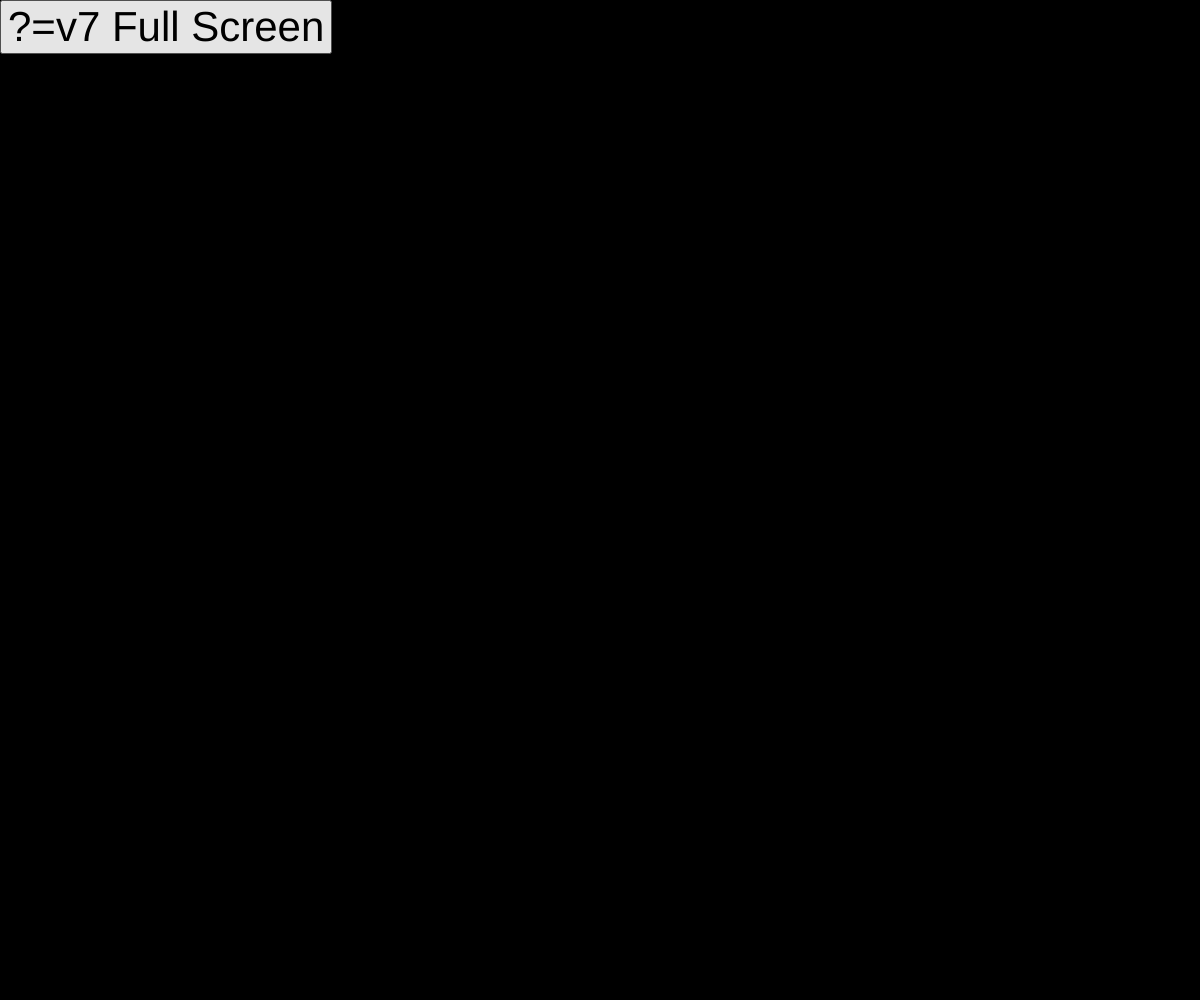
Frame 1 (no input)
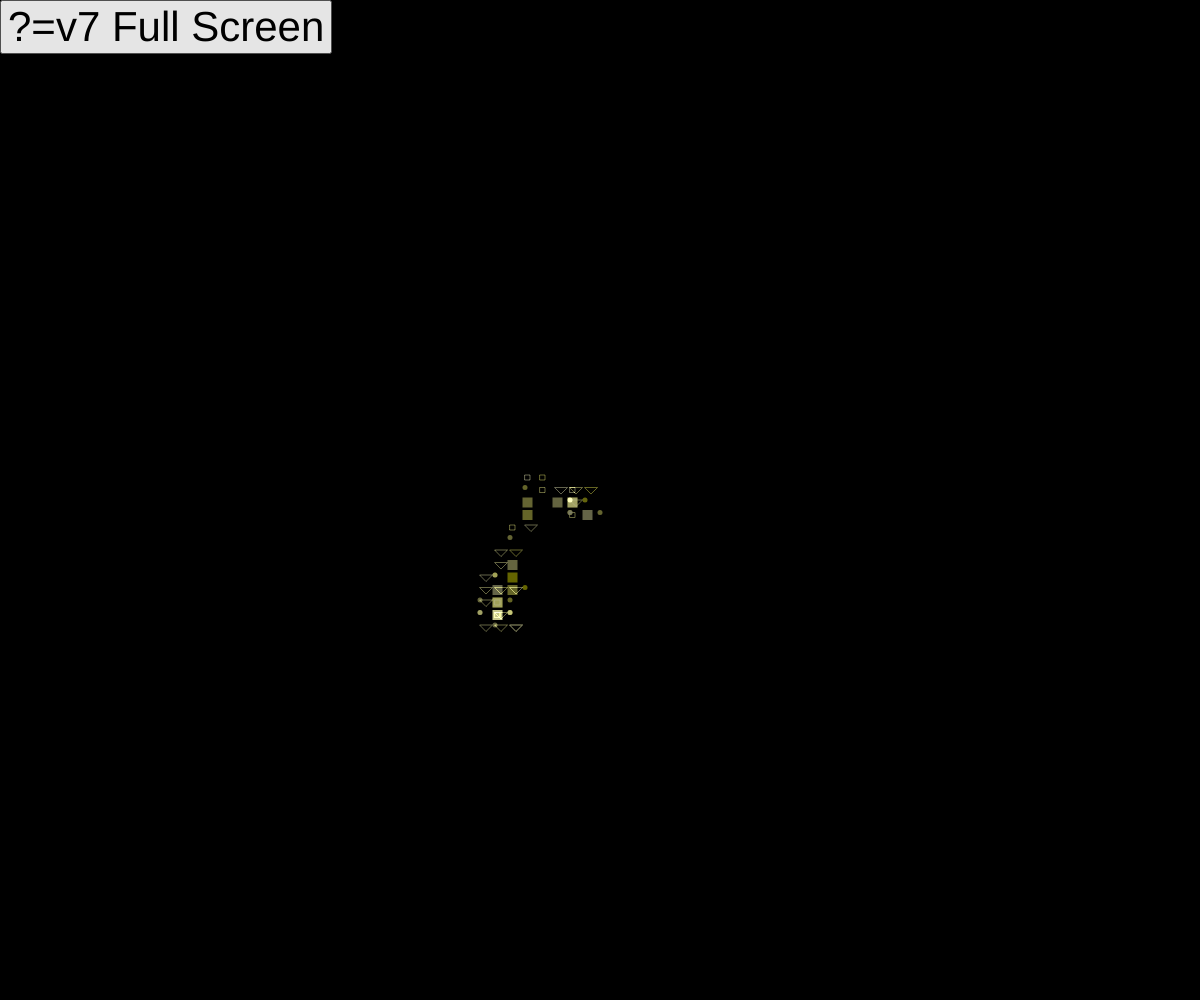
Frame 60 (no input)
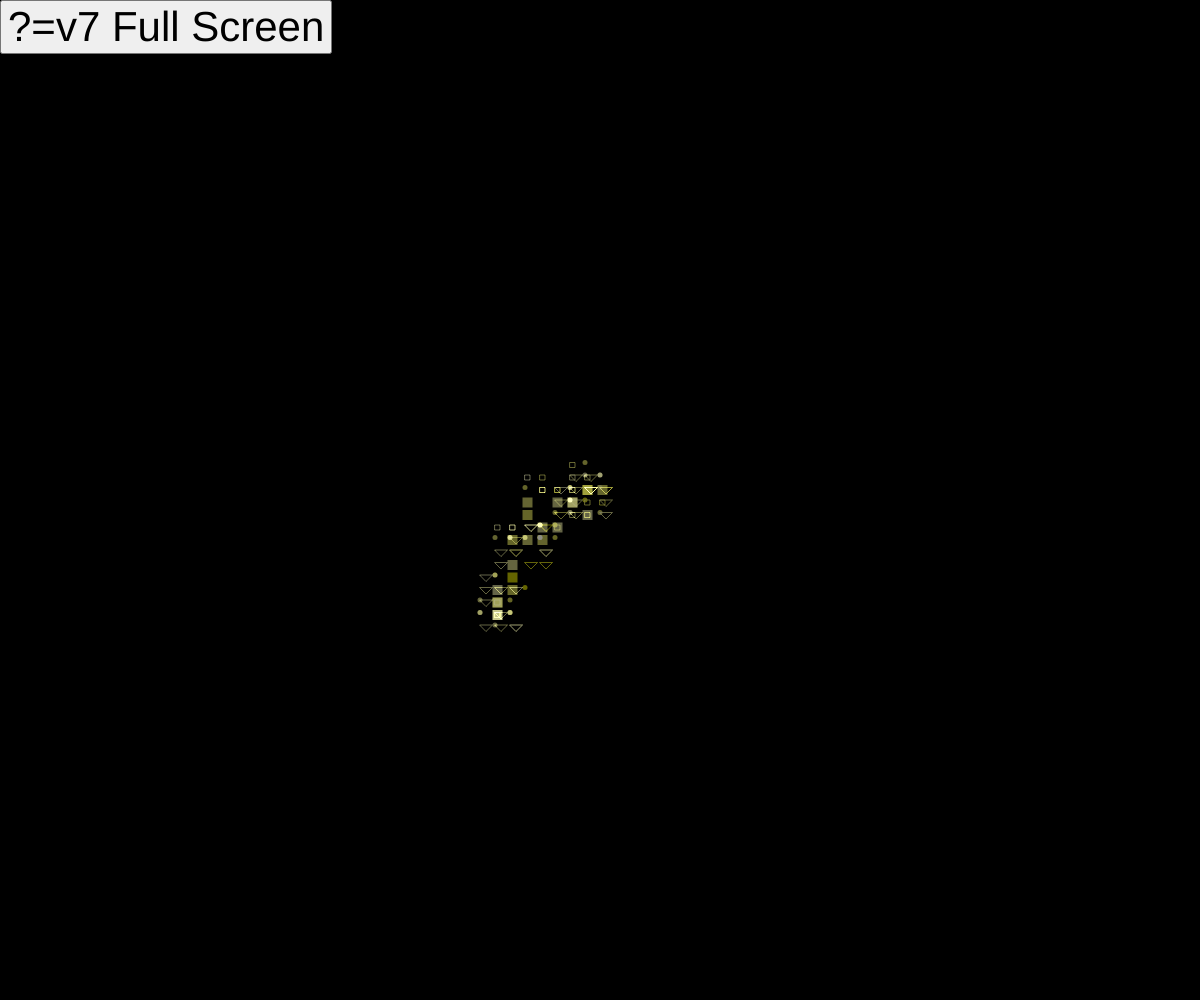
Frame 120 (the mouse pressed at the canvas centre since frame 60)

The p5.js sketch that drew these frames (run headless with seeded random() and noise() and a simulated clock; from frame 60 on, the mouse is pressed at the canvas centre):

// p5.js sketch
// ── sketch.js
// Prisha's Comments and Edits
// Added colors and more randomness with types of shapes using switch case

// Dan Shiffman's Code
// Self Avoiding Walk (Random Walk with Alpha)
// The Coding Train / Daniel Shiffman
// https://editor.p5js.org/codingtrain/sketches/IEw2RkDnJ

let x;
let y;

let grid;
let spacing = 5;
let cols, rows;

// this function makes an array of arrays to create a 2D grid
function make2DArray(cols, rows) {
  let arr = new Array(cols);
  for (let i = 0; i < arr.length; i++) {
    arr[i] = new Array(rows);
  }
  return arr;
}

let my = {};

function setup() {
  my.width = windowWidth;
  my.height = windowHeight;
  my.changeTime = 5.0;
  my.debug = 1;

  my.startTime = millis() / 1000.0;

  if (!my.debug) {
    my.width = windowWidth;
    my.height = windowHeight;
  }
  createCanvas(my.width, my.height);
  noStroke();

  setup_fullScreenButton();

  // define columns based on desired spacing
  // spacing is a good variable to play with to achieve different effects
  cols = floor(width / spacing);
  rows = floor(height / spacing);
  x = cols / 2;
  y = rows / 2;
  // background(51);
  background(0);
  grid = make2DArray(cols, rows);
}

function draw() {
  // stroke(255, 100);
  // makes the size of the points being drawn responsive to the size of the grid
  // strokeWeight(spacing * 0.5);

  check_time();

  noFill();

  const shape = floor(random(3));
  switch (shape) {
    case 0:
      // strokeWeight(1);
      rect(x * spacing, y * spacing, spacing);
      break;
    case 1:
      strokeWeight(spacing);
      point(x * spacing, y * spacing);
      break;
    case 2:
      strokeWeight(1);
      triangle(
        x * spacing,
        y * spacing,
        (x + spacing * 0.5) * spacing,
        y * spacing,
        (x + spacing * 0.25) * spacing,
        (y + spacing * 0.25) * spacing
      );
      break;
  }

  // something i tried that i didn't use
  // rect(x * spacing, y * spacing, spacing * 0.5);

  // SHIFFMAN CODE:
  // this part is what makes it generative
  // strokeWeight(spacing * 0.5);
  // point(x * spacing, y * spacing);
  // const r = floor(random(4));

  // create cases for each random pattern chosen in the draw loop
  // switch (r) {
  //   case 0:
  //     x = x + 1;
  //     break;
  //   case 1:
  //     x = x - 1;
  //     break;
  //   case 2:
  //     y = y + 1;
  //     break;
  //   case 3:
  //     y = y - 1;
  //     break;
  // }

  // adds in colors and maps them to the grid to create a rainbow gradient
  let r = x * spacing;
  let g = y * spacing;
  let b = random(100, 200);
  // let b = 200;
  let a = 100;
  stroke(r, g, b, a);
  // fill(r, g, b, a);

  const pattern = floor(random(4));
  switch (pattern) {
    case 0:
      blendMode(HARD_LIGHT);
      x = x + width/400;
      break;
    case 1:
      blendMode(ADD);
      x = x - width/400;
      break;
    case 2:
      blendMode(EXCLUSION);
      y = y + height/400;
      break;
    case 3:
      blendMode(SCREEN);
      y = y - height/400;
      break;
  }
}

function check_time() {
  let now = millis() / 1000;
  if (now - my.startTime > my.changeTime) {
    my.startTime = now;
  }
}

// From
// https://editor.p5js.org/jht1493/sketches/5LgILr8RF

// --
function setup_fullScreenButton() {
  my.fullScreenButton = createButton("?=v7 Full Screen");
  my.fullScreenButton.mousePressed(fullScreen_action);
  my.fullScreenButton.style("font-size:42px");
  my.fullScreenButton.position(0, 0);
}

function fullScreen_action() {
  my.fullScreenButton.remove();
  fullscreen(1);
  let delay = 100;
  setTimeout(() => {
    ui_present_window();
  }, delay);
}

function ui_present_window() {
  resizeCanvas(windowWidth, windowHeight);
  // init_dim();
}

// Respond to window resizing event
function windowResized() {
  resizeCanvas(windowWidth, windowHeight);
  background(0);
  cols = floor(width / spacing);
  rows = floor(height / spacing);
  x = cols / 2;
  y = rows / 2;
}
